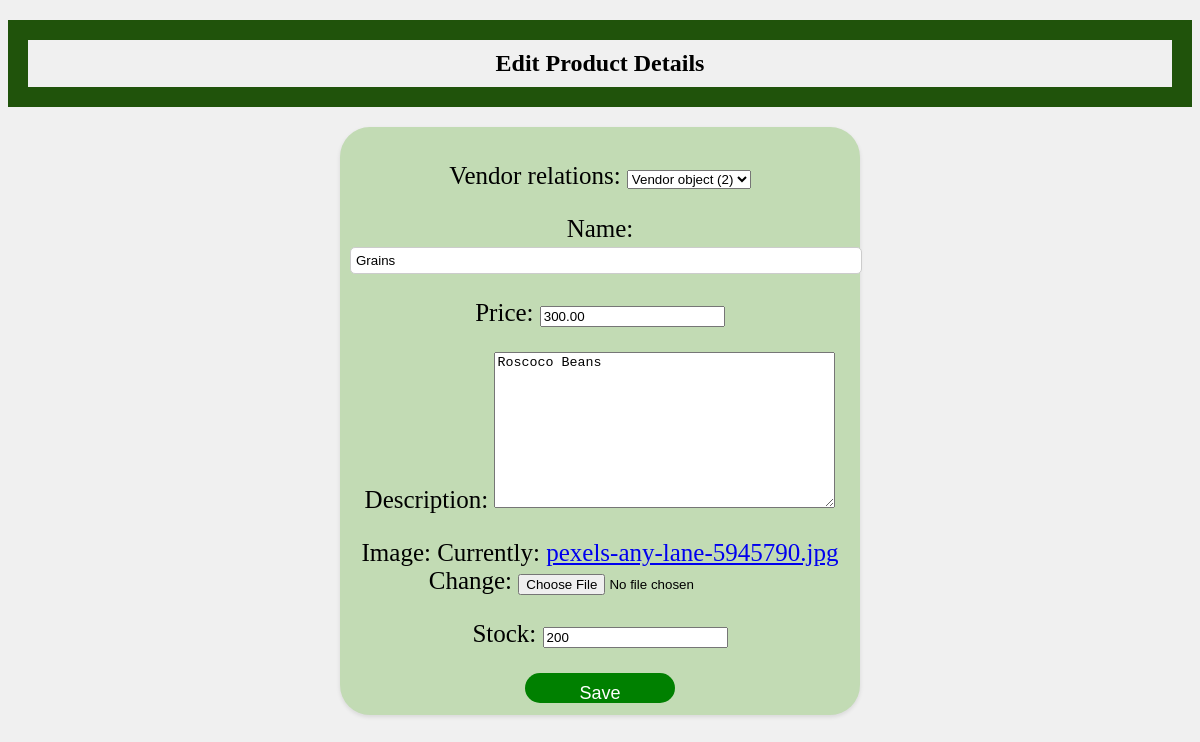
The app's page /inventory/products/edit/9/ with its own data.
### inventory/models.py (models this page shows)
class Product(models.Model):
    vendor_relations = models.ForeignKey(Vendor, null=True, on_delete=models.CASCADE)
    name=models.CharField(max_length=32)
    price=models.DecimalField(max_digits=8,decimal_places=2)
    description=models.TextField()
    image=models.ImageField()
    date_created=models.DateTimeField(auto_now_add=True)
    date_updated=models.DateTimeField(auto_now=True)
    stock=models.PositiveIntegerField()

### inventory/views.py (the view)
# urls.py: path("products/edit/<int:id>/", product_update_view, name="product_update_view"),
def product_update_view(request, id):
      product= Product.objects.get(id=id)
      if request.method == 'POST':
            form = ProductUploadForm(request.POST, instance=product)
            if form.is_valid():
                  form.save()
                  return redirect("product_detail", id= product.id)
      else:
            form = ProductUploadForm(instance=product)
      return render(request, "inventory/edit_product.html",{"form": form})

### inventory/forms.py
class ProductUploadForm(forms.ModelForm):
    class Meta:
        model = Product
        fields = "__all__"

### templates/inventory/edit_product.html (shortened to what this page needs)
<!DOCTYPE html>
<html lang="en">
<head>
    <link rel="stylesheet" href="edit_product.css">
</head>
<body>
    <h2>Edit Product Details </h2>
    <form method="POST">{%csrf_token%}
        {{form.as_p}}
        <button class="btnSave" type="submit">Save</button>
    </form>
</body>
</html>

### templates/inventory/edit_product.html (style rules this page uses)
h2 { text-align: center; font-size: 24px; border: solid rgb(32, 83, 11) 20px; padding: 10px; margin-bottom: 20px; }
form { text-align: center; font-size: 25px; max-width: 500px; margin: 0 auto; background-color: #c2dbb4; padding: 10px; border-radius: 30px; box-shadow: 0 2px 4px rgba(0, 0, 0, 0.1); }
body { background-color: #f0f0f0; }
.btnSave { background-color: green; color: white; padding: 10px 20px; font-size: 18px; width: 150px; height: 200px; border: none; cursor: cell; border-radius: 20px; height: 30px; transition: background-color 0.3s ease; }
form input[type="text"] { width: 100%; padding: 5px; border: 1px solid #ccc; border-radius: 5px; }

### records on screen
Product: vendor_relations "Vendor object (2)", name "Grains", price "300.00", description "Roscoco Beans", stock "200"
